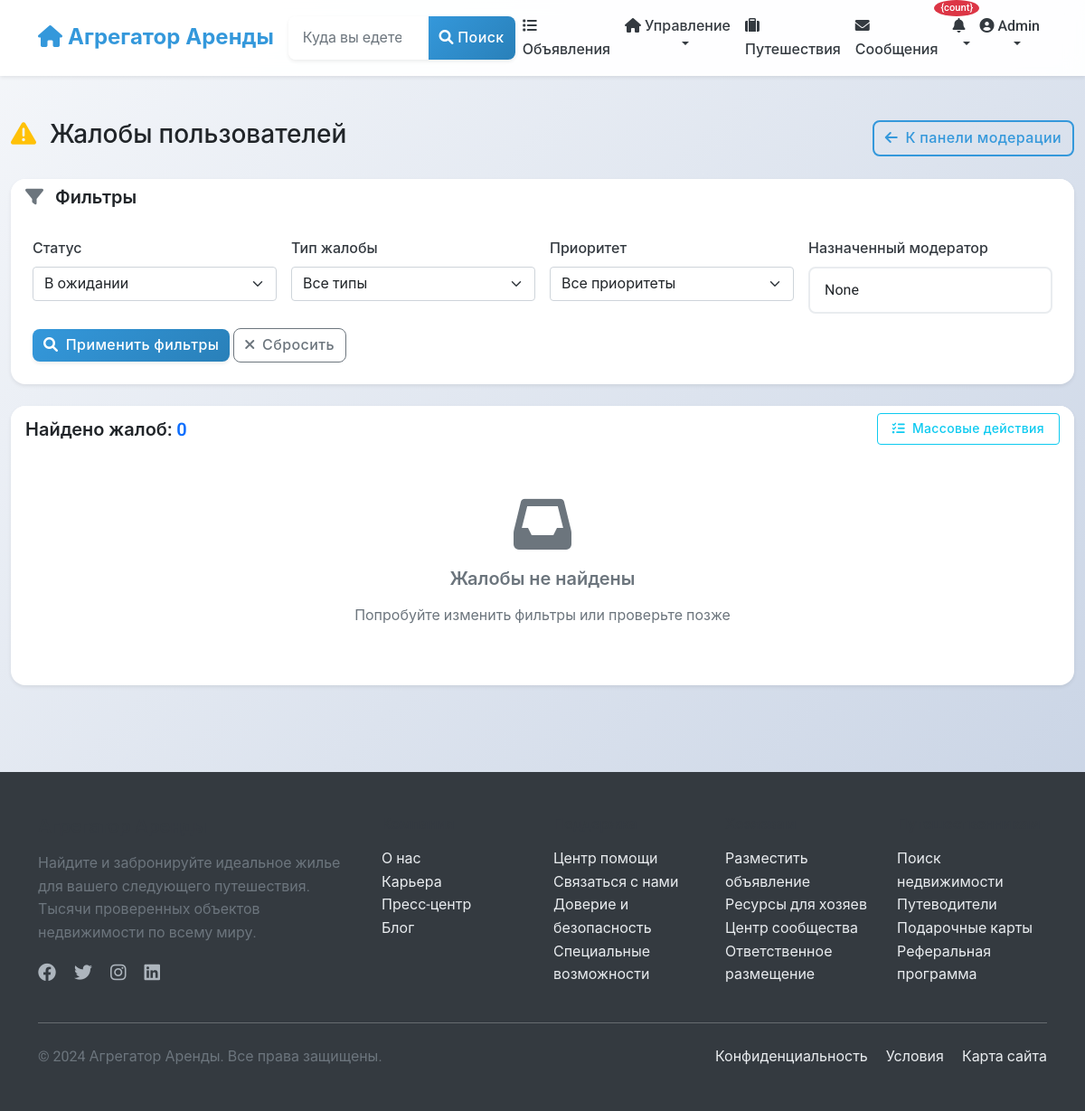
/moderation/complaints/?status=pending (signed in), run on an earlier commit of the app's database.
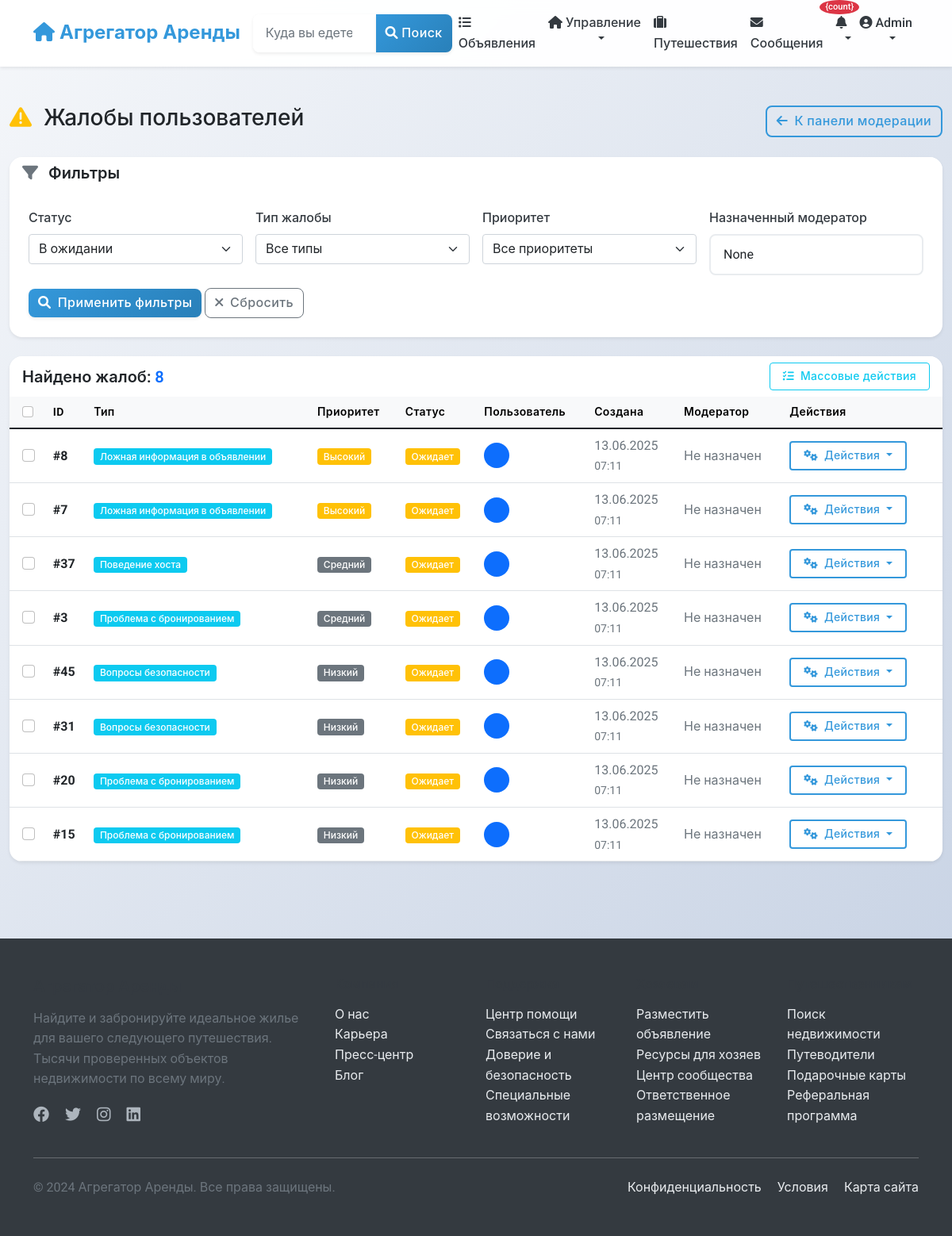
And on a later commit of the database.
### moderation/models.py (models this page shows, shortened)
class UserComplaint(models.Model):
    COMPLAINT_TYPES = [
        ('booking_issue', 'Проблема с бронированием'),
        ('listing_issue', 'Проблема с объявлением'),
        ('host_behavior', 'Поведение хоста'),
        ('guest_behavior', 'Поведение гостя'),
        ('safety_concern', 'Вопросы безопасности'),
        ('false_listing', 'Ложная информация в объявлении'),
        ('discrimination', 'Дискриминация'),
        ('payment_issue', 'Проблемы с оплатой'),
        ('cleanliness', 'Чистота'),
        ('other', 'Другое'),
    ]
    STATUS_CHOICES = [
        ('pending', 'В ожидании'),
        ('in_progress', 'В обработке'),
        ('investigating', 'Расследуется'),
        ('awaiting_response', 'Ожидает ответа'),
        ('resolved', 'Решено'),
        ('dismissed', 'Отклонено'),
        ('escalated', 'Эскалировано'),
    ]
    PRIORITY_CHOICES = [
        ('low', 'Низкий'),
        ('medium', 'Средний'),
        ('high', 'Высокий'),
        ('urgent', 'Срочный'),
    ]
    complainant = models.ForeignKey(
        settings.AUTH_USER_MODEL,
        on_delete=models.CASCADE,
        related_name='complaints_made',
        verbose_name='Заявитель'
    )
    booking = models.ForeignKey(
        'listings.Booking',
        on_delete=models.CASCADE,
        related_name='complaints',
        null=True,
        blank=True,
        verbose_name='Бронирование'
    )
    listing = models.ForeignKey(
        'listings.Listing',
        on_delete=models.CASCADE,
        related_name='complaints',
        null=True,
        blank=True,
        verbose_name='Объявление'
    )
    reported_user = models.ForeignKey(
        settings.AUTH_USER_MODEL,
        on_delete=models.CASCADE,
        related_name='complaints_received',
        null=True,
        blank=True,
        verbose_name='Пользователь, на которого жалуются'
    )
    complaint_type = models.CharField(
        'Тип жалобы',
        max_length=20,
        choices=COMPLAINT_TYPES,
        default='booking_issue'
    )
    subject = models.CharField(
        'Тема жалобы',
        max_length=200,
        default='Жалоба'
    )
    description = models.TextField('Описание жалобы')
    priority = models.CharField(
        'Приоритет',
        max_length=10,
        choices=PRIORITY_CHOICES,
        default='medium'
    )
    status = models.CharField(
        'Статус',
        max_length=20,
        choices=STATUS_CHOICES,
        default='pending'
    )
    assigned_moderator = models.ForeignKey(
        settings.AUTH_USER_MODEL,
        on_delete=models.SET_NULL,
        null=True,
        blank=True,
        related_name='assigned_complaints',
        verbose_name='Назначенный модератор'
    )
    moderator_response = models.TextField(
        'Ответ модератора',
        blank=True,
        help_text='Ответ, который увидит пользователь'
    )
    internal_notes = models.TextField(
        'Внутренние заметки',
        blank=True,
        help_text='Заметки для внутреннего использования'
    )
    contact_email = models.EmailField(
        'Контактный email',
        blank=True,
        help_text='Альтернативный email для связи'
    )
    created_at = models.DateTimeField('Создано', auto_now_add=True)
    updated_at = models.DateTimeField('Обновлено', auto_now=True)
    resolved_at = models.DateTimeField('Решено', null=True, blank=True)
    first_response_at = models.DateTimeField('Первый ответ', null=True, blank=True)
    class Meta:
        verbose_name = 'Жалоба пользователя'
        verbose_name_plural = 'Жалобы пользователей'
        ordering = ['-created_at']
    @property
    def days_open(self):
        from django.utils import timezone
        if self.resolved_at:
            return (self.resolved_at - self.created_at).days
        return (timezone.now() - self.created_at).days
    @property
    def is_overdue(self):
        priority_days = {
            'urgent': 1,
            'high': 3,
            'medium': 7,
            'low': 14
        }
        max_days = priority_days.get(self.priority, 7)
        return self.days_open > max_days and self.status not in ['resolved', 'dismissed']

### moderation/views.py (the view)
# urls.py: path('complaints/', views.complaint_list, name='complaint_list'),
@login_required
@user_passes_test(is_moderator)
def complaint_list(request):
    status = request.GET.get('status')
    complaint_type = request.GET.get('complaint_type')
    priority = request.GET.get('priority')
    assigned_moderator = request.GET.get('assigned_moderator')
    complaints = UserComplaint.objects.select_related('complainant', 'assigned_moderator').all()
    if status and status in [choice[0] for choice in UserComplaint.STATUS_CHOICES]:
        complaints = complaints.filter(status=status)
    if complaint_type and complaint_type in [choice[0] for choice in UserComplaint.COMPLAINT_TYPES]:
        complaints = complaints.filter(complaint_type=complaint_type)
    if priority and priority in [choice[0] for choice in UserComplaint.PRIORITY_CHOICES]:
        complaints = complaints.filter(priority=priority)
    if assigned_moderator:
        try:
            complaints = complaints.filter(assigned_moderator_id=int(assigned_moderator))
        except ValueError:
            pass
    priority_order = {'urgent': 1, 'high': 2, 'medium': 3, 'low': 4}
    complaints = sorted(complaints, key=lambda x: (priority_order.get(x.priority, 5), -x.created_at.timestamp()))
    paginator = Paginator(complaints, 20)
    page_number = request.GET.get('page')
    page_obj = paginator.get_page(page_number)
    moderators = User.objects.filter(is_staff=True)
    return render(request, 'moderation/complaint_list.html', {
        'complaints': page_obj,
        'status_choices': UserComplaint.STATUS_CHOICES,
        'complaint_type_choices': UserComplaint.COMPLAINT_TYPES,
        'priority_choices': UserComplaint.PRIORITY_CHOICES,
        'moderators': moderators,
        'current_status': status,
        'current_complaint_type': complaint_type,
        'current_priority': priority,
        'current_assigned_moderator': assigned_moderator
    })

### moderation/views.py (called while the page is built)
def is_moderator(user):
    return user.is_staff or user.is_superuser

### notifications/templatetags/notify_tags.py (called while the page is built)
@register.simple_tag(takes_context=True)
def notification_count(context):
    user = context['request'].user
    if user.is_authenticated:
        count = user.notifications.filter(is_read=False).count()
        return count
    return 0

### moderation/templates/moderation/complaint_list.html (shortened to what the changed rows need)
{% extends 'base.html' %}
{% load static %}
{% block content %}
<div class="container-fluid py-4">
    <div class="d-flex justify-content-between align-items-center mb-4">
        <h1 class="h3 text-dark">
            <i class="fas fa-exclamation-triangle text-warning me-2"></i>
            Жалобы пользователей
        </h1>
    </div>
    <div class="card shadow-sm">
        <div class="card-header bg-white border-0">
            <div class="d-flex justify-content-between align-items-center">
                <h5 class="mb-0 text-dark">
                    Найдено жалоб: <span class="text-primary">{{ complaints|length }}</span>
                </h5>
            </div>
        </div>
        <div class="card-body p-0">
            {% if complaints %}
            <div class="table-responsive">
                <table class="table table-hover mb-0">
                    <thead class="table-light">
                        <tr>
                            <th class="border-0 ps-3">
                                <input type="checkbox" id="selectAll" class="form-check-input">
                            </th>
                            <th class="border-0">ID</th>
                            <th class="border-0">Тип</th>
                            <th class="border-0">Приоритет</th>
                            <th class="border-0">Статус</th>
                            <th class="border-0">Пользователь</th>
                            <th class="border-0">Создана</th>
                            <th class="border-0">Модератор</th>
                            <th class="border-0 pe-3">Действия</th>
                        </tr>
                    </thead>
                    <tbody>
                        {% for complaint in complaints %}
                        <tr class="{% if complaint.is_overdue %}table-warning{% endif %}">
                            <td class="ps-3 align-middle">
                                <input type="checkbox" class="form-check-input complaint-checkbox" value="{{ complaint.id }}">
                            </td>
                            <td class="align-middle">
                                <strong>#{{ complaint.id }}</strong>
                            </td>
                            <td class="align-middle">
                                <span class="badge bg-info">{{ complaint.get_complaint_type_display }}</span>
                            </td>
                            <td class="align-middle">
                                {% if complaint.priority == 'urgent' %}
                                <span class="badge bg-danger">{{ complaint.get_priority_display }}</span>
                                {% elif complaint.priority == 'high' %}
                                <span class="badge bg-warning">{{ complaint.get_priority_display }}</span>
                                {% else %}
                                <span class="badge bg-secondary">{{ complaint.get_priority_display }}</span>
                                {% endif %}
                            </td>
                            <td class="align-middle">
                                {% if complaint.status == 'pending' %}
                                <span class="badge bg-warning">Ожидает</span>
                                {% elif complaint.status == 'in_progress' %}
                                <span class="badge bg-info">В работе</span>
                                {% elif complaint.status == 'resolved' %}
                                <span class="badge bg-success">Решено</span>
                                {% elif complaint.status == 'escalated' %}
                                <span class="badge bg-danger">Эскалировано</span>
                                {% elif complaint.status == 'awaiting_response' %}
                                <span class="badge bg-primary">Ожидает ответа</span>
                                {% else %}
                                <span class="badge bg-secondary">{{ complaint.get_status_display }}</span>
                                {% endif %}
                            </td>
                            <td class="align-middle">
                                <div class="d-flex align-items-center">
                                    <div class="avatar-sm bg-primary text-white rounded-circle d-flex align-items-center justify-content-center me-2">
                                    </div>
                                </div>
                            </td>
                            <td class="align-middle text-muted">
                                <div>{{ complaint.created_at|date:"d.m.Y" }}</div>
                                <small>{{ complaint.created_at|time:"H:i" }}</small>
                            </td>
                            <td class="align-middle">
                                {% if complaint.assigned_moderator %}
                                <div class="d-flex align-items-center">
                                    <div class="avatar-sm bg-success text-white rounded-circle d-flex align-items-center justify-content-center me-2">
                                        {{ complaint.assigned_moderator.username|slice:":1"|upper }}
                                    </div>
                                    <div>
                                        <div class="fw-medium">{{ complaint.assigned_moderator.username }}</div>
                                    </div>
                                </div>
                                {% else %}
                                <span class="text-muted">Не назначен</span>
                                {% endif %}
                            </td>
                            <td class="pe-3 align-middle">
                                <div class="dropdown">
                                    <button class="btn btn-outline-primary btn-sm dropdown-toggle" type="button" data-bs-toggle="dropdown">
                                        <i class="fas fa-cogs me-1"></i> Действия
                                    </button>
                                </div>
                            </td>
                        </tr>
                        {% endfor %}
                    </tbody>
                </table>
            </div>
            {% else %}
            <div class="p-5 text-center">
                <i class="fas fa-inbox fa-4x text-muted mb-3"></i>
                <h5 class="text-muted">Жалобы не найдены</h5>
                <p class="text-muted">Попробуйте изменить фильтры или проверьте позже</p>
            </div>
            {% endif %}
        </div>
    </div>
</div>
{% endblock %}

What changed in the data, as far as the page shows it:
added UserComplaint: id "8", complaint_type "Ложная информация в объявлении", priority "Высокий", status "Ожидает", created_at "13.06.2025", created_at "07:11", shows "Не назначен"
added UserComplaint: id "7", complaint_type "Ложная информация в объявлении", priority "Высокий", status "Ожидает", created_at "13.06.2025", created_at "07:11", shows "Не назначен"
added UserComplaint: id "37", complaint_type "Поведение хоста", priority "Средний", status "Ожидает", created_at "13.06.2025", created_at "07:11", shows "Не назначен"
added UserComplaint: id "3", complaint_type "Проблема с бронированием", priority "Средний", status "Ожидает", created_at "13.06.2025", created_at "07:11", shows "Не назначен"
added UserComplaint: id "45", complaint_type "Вопросы безопасности", priority "Низкий", status "Ожидает", created_at "13.06.2025", created_at "07:11", shows "Не назначен"
added UserComplaint: id "31", complaint_type "Вопросы безопасности", priority "Низкий", status "Ожидает", created_at "13.06.2025", created_at "07:11", shows "Не назначен"
added UserComplaint: id "20", complaint_type "Проблема с бронированием", priority "Низкий", status "Ожидает", created_at "13.06.2025", created_at "07:11", shows "Не назначен"
added UserComplaint: id "15", complaint_type "Проблема с бронированием", priority "Низкий", status "Ожидает", created_at "13.06.2025", created_at "07:11", shows "Не назначен"
Also different on the page:
{{ complaints|length }}: "0" → "8"
form field value: (not shown) → "☐"
text no longer shown: "Жалобы не найдены Попробуйте изменить фильтры или проверьте позже"
text now shown: "ID Тип Приоритет Статус Пользователь Создана Модератор Действия"
